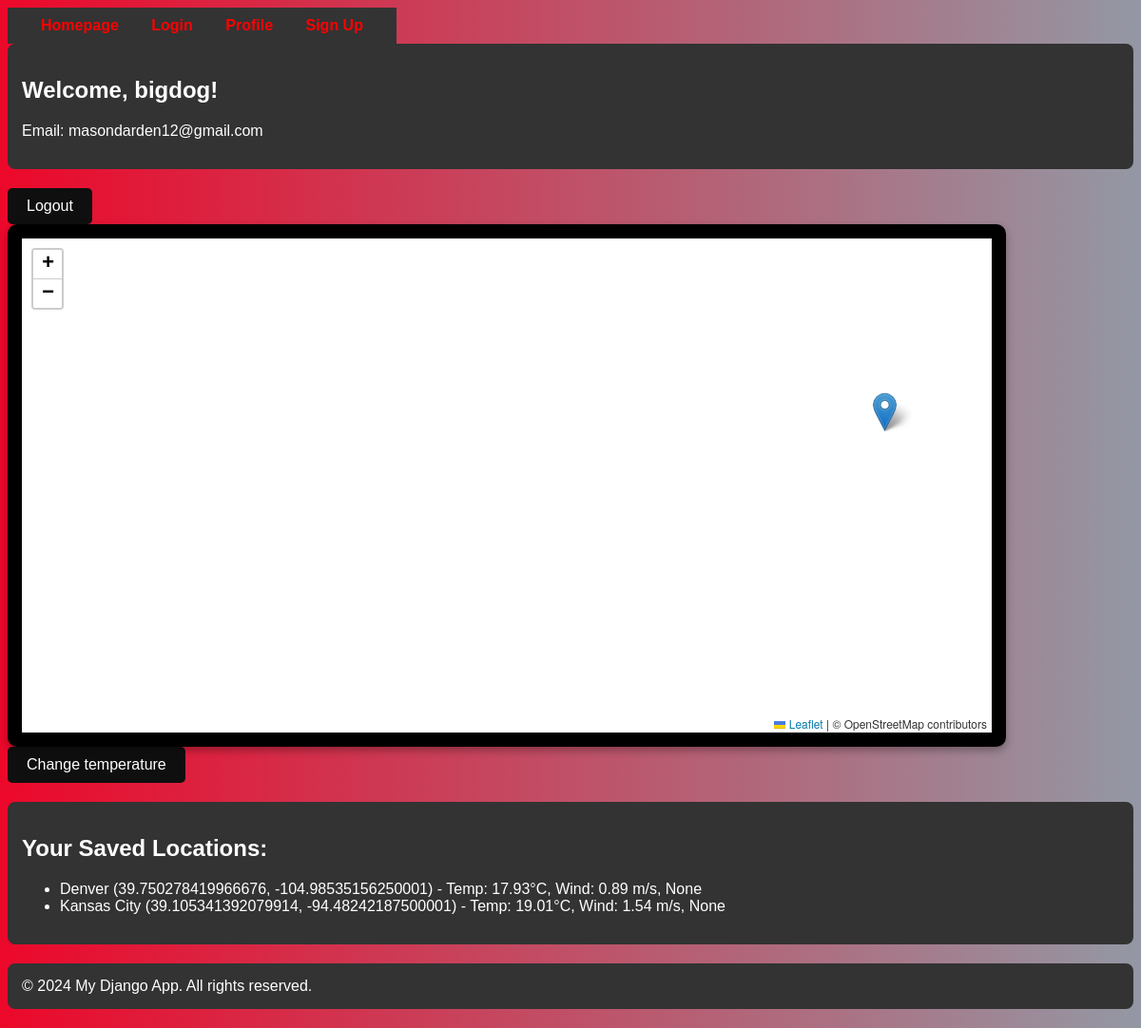
Page /profile/ (signed in) on the earlier database version.
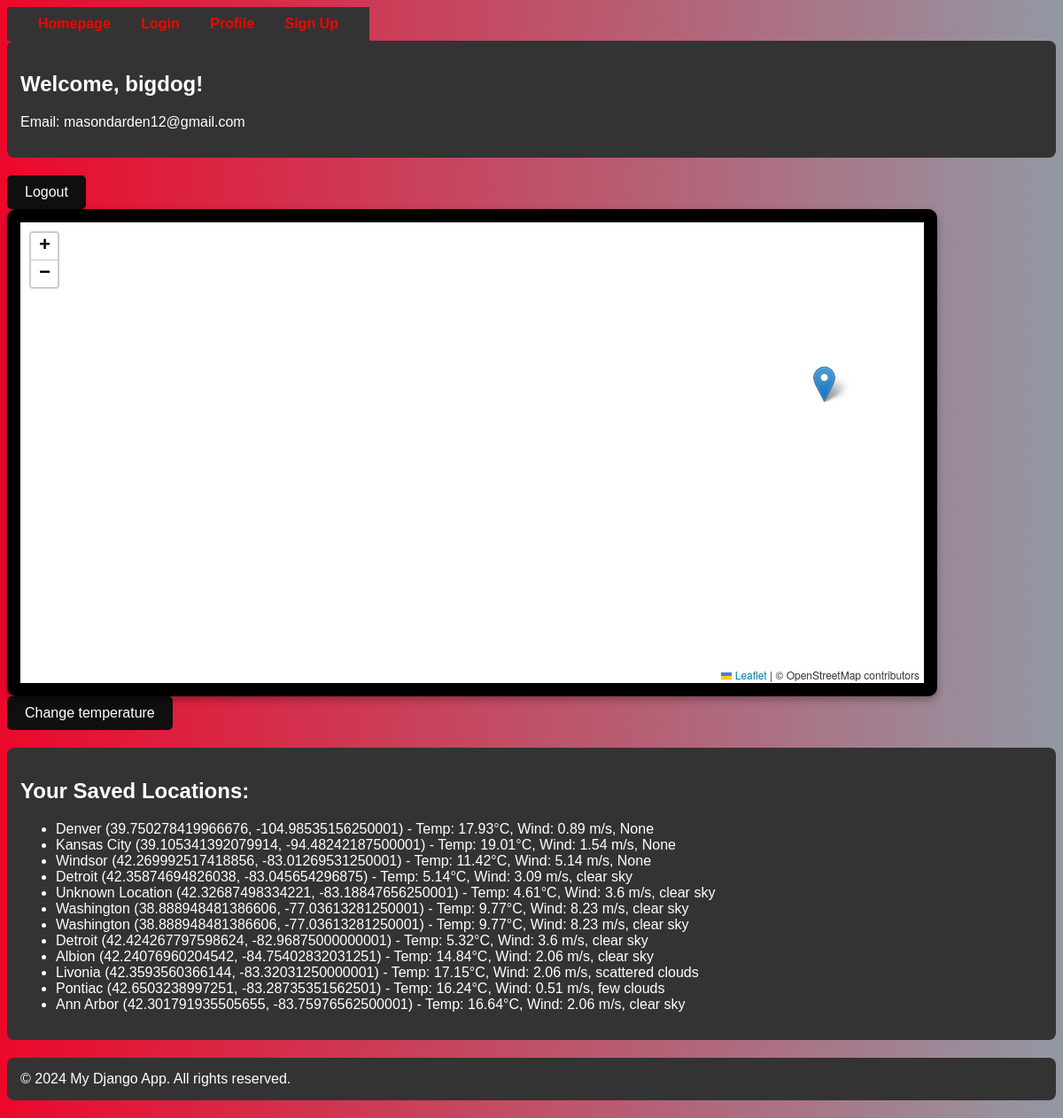
Same page on the later database version.
### map_app2/models.py (models this page shows, shortened)
class SavedLocation(models.Model):
    user = models.ForeignKey(User, on_delete=models.CASCADE)
    city = models.CharField(max_length=100)
    latitude = models.FloatField()
    longitude = models.FloatField()
    created_at = models.DateTimeField(auto_now_add=True)
    temperature = models.FloatField(null=True, blank=True)
    wind_speed = models.FloatField(null=True, blank=True)
    description = models.TextField(null=True, blank=True)

### map_app2/views.py (the view)
# urls.py: path('profile/', views.profile_view, name='profile'),
@login_required
def profile_view(request):
    try:
        user_saved_locations = SavedLocation.objects.filter(user=request.user)
        saved_locations = [
            {
                'location': loc.city,
                'lat': loc.latitude,
                'lon': loc.longitude,
                'temperature': loc.temperature,
                'wind_speed': loc.wind_speed,
                'description': loc.description,
            }
            for loc in user_saved_locations
        ]
    except Exception as e:
        messages.error(request, f"Error loading saved locations: {e}")
        saved_locations = []
    context = {
        'user': request.user,
        'saved_locations': saved_locations,
    }
    return render(request, 'map_app2/profile.html', context)

### map_app2/templates/map_app2/profile.html (shortened to what this page needs)
{% extends "base.html" %}
{% block content %}
<div class="shared-background">
  <h2 >Welcome, {{ user.username }}!</h2>
  <p >Email: {{ user.email }}</p>
</div>
  <form method="POST" action="{% url 'logout' %}">
    <button type="submit" class="button-class">Logout</button>
  </form>
<div id="my_map_div" class="map-border-class" style="width: 100%; height: 500px; max-width: 1000px;"></div>
<button id="toggleUnit" class="button-class">Change temperature</button>
  <div class="shared-background">
  <h2 >Your Saved Locations:</h2>
 <ul >
  {% for location in saved_locations %}
    <li >
      {{ location.location }} ({{ location.lat }}, {{ location.lon }}) -
      Temp: {{ location.temperature }}°C,
      Wind: {{ location.wind_speed }} m/s,
      {{ location.description }}
    </li >
  {% empty %}
    <li >No saved locations yet.</li>
  {% endfor %}
</ul>
</div>
{% endblock %}

### templates/base.html (shortened to what this page needs)
<!DOCTYPE html>
<html lang="en">
<head>
    {% load static %}
    <link rel="stylesheet" href="https://unpkg.com/leaflet@1.9.4/dist/leaflet.css">
    <link rel="stylesheet" href="{% static 'map_app2/css/styles.css' %}">
</head>
<body class="body-class">
    <header>
        <nav class="nav-class">
            <a href="{% url 'home' %}" class="nav-link-class">Homepage</a>
            <a href="{% url 'login' %}" class="nav-link-class">Login</a>
            <a href="{% url 'profile' %}" class="nav-link-class">Profile</a>
            <a href="{% url 'register' %}" class="nav-link-class">Sign Up</a>
        </nav>
    </header>
    <main>
        {% block content %}{% endblock %}
    </main>
    <footer>
        <p class="shared-background">© 2024 My Django App. All rights reserved.</p>
    </footer>
</body>
</html>

### map_app2/static/map_app2/css/styles.css (style rules this page uses)
.body-class { background: linear-gradient(to right, #ec082a, #9398a4); font-family: Helvetica, Arial, sans-serif; }
.button-class { color: #ffffff; background-color: #0f0f0f; padding: 10px 20px; border-radius: 5px; border: none; font-size: 16px; cursor: pointer; transition: background-color 0.3s ease; }
.nav-class { background-color: #333; font-weight: bold; padding: 10px 20px; width: max-content; position: relative; cursor: pointer; }
.nav-class::after { content: ""; position: absolute; bottom: -5px; height: 1px; width: 100%; left: 0; background-color: #f8f8f8; transition: 0.3s ease-in-out; transform: scaleX(0); }
#my_map_div { width: 100%; height: 500px; max-width: 1000px; }
.nav-link-class { color: #ff0000; text-decoration: none; margin: 0 15px; font-weight: bold; transition: color 0.3s ease; }
.shared-background { background-color: #333; color: #ffffff; padding: 15px; border-radius: 8px; margin-bottom: 20px; }
.map-border-class { border: 15px solid #000000; border-radius: 10px; padding: 10px; background-color: #ffffff; box-shadow: 0 4px 8px rgba(0, 0, 0, 0.3); }

Differences in the rows shown:
added SavedLocation: location "Windsor", lat "42.269992517418856", lon "-83.01269531250001", temperature "11.42", wind_speed "5.14"
added SavedLocation: location "Detroit", lat "42.35874694826038", lon "-83.045654296875", temperature "5.14", wind_speed "3.09", description "clear sky"
added SavedLocation: location "Unknown Location", lat "42.32687498334221", lon "-83.18847656250001", temperature "4.61", wind_speed "3.6", description "clear sky"
added SavedLocation: location "Washington", lat "38.888948481386606", lon "-77.03613281250001", temperature "9.77", wind_speed "8.23", description "clear sky"
added SavedLocation: location "Washington", lat "38.888948481386606", lon "-77.03613281250001", temperature "9.77", wind_speed "8.23", description "clear sky"
added SavedLocation: location "Detroit", lat "42.424267797598624", lon "-82.96875000000001", temperature "5.32", wind_speed "3.6", description "clear sky"
added SavedLocation: location "Albion", lat "42.24076960204542", lon "-84.75402832031251", temperature "14.84", wind_speed "2.06", description "clear sky"
added SavedLocation: location "Livonia", lat "42.3593560366144", lon "-83.32031250000001", temperature "17.15", wind_speed "2.06", description "scattered clouds"
added SavedLocation: location "Pontiac", lat "42.6503238997251", lon "-83.28735351562501", temperature "16.24", wind_speed "0.51", description "few clouds"
added SavedLocation: location "Ann Arbor", lat "42.301791935505655", lon "-83.75976562500001", temperature "16.64", wind_speed "2.06", description "clear sky"
Other differences:
new list line: "( , ) - Temp: °C, Wind: m/s, None"
new list line: "( , ) - Temp: °C, Wind: m/s,"
